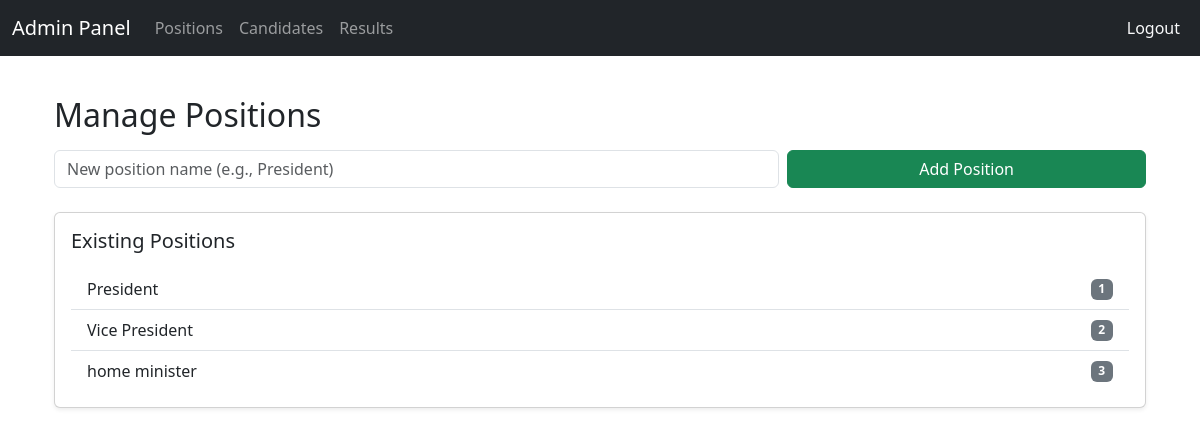
/admin/positions (signed in), run on the app's committed database.
### tables this page shows
CREATE TABLE positions (
        id INTEGER PRIMARY KEY AUTOINCREMENT,
        name TEXT NOT NULL UNIQUE
    );

### app.py (the view, shortened to what this page needs)
@app.route("/admin/positions", methods=["GET","POST"])
@admin_required
def admin_positions():
    positions = get_positions()
    return render_template("admin_positions.html", positions=positions)

### app.py (called while the page is built)
def admin_required(fn):
    from functools import wraps
    @wraps(fn)
    def wrapper(*a, **k):
        if not session.get("is_admin"):
            flash("Admin login required.", "danger"); return redirect(url_for("admin_login"))
        return fn(*a, **k)
    return wrapper

### db.py (called while the page is built)
def get_connection():
    conn = sqlite3.connect(DB_PATH)
    conn.row_factory = sqlite3.Row
    return conn

def get_positions():
    with get_connection() as conn:
        cur = conn.cursor()
        cur.execute("SELECT * FROM positions ORDER BY name")
        return cur.fetchall()

### templates/admin_positions.html (shortened to what this page needs)
{% extends "admin_layout.html" %}
{% block content %}
<div class="py-4">
  <div class="container">
    <h2 class="mb-3">Manage Positions</h2>
    <form method="post" class="row g-2 mb-4">
      <div class="col-md-8">
        <input type="text" name="name" class="form-control" placeholder="New position name (e.g., President)" required />
      </div>
      <div class="col-md-4">
        <button class="btn btn-success w-100" type="submit">Add Position</button>
      </div>
    </form>
    <div class="card shadow-sm">
      <div class="card-body">
        <h5 class="card-title mb-3">Existing Positions</h5>
        {% if positions %}
          <ul class="list-group list-group-flush">
            {% for p in positions %}
              <li class="list-group-item d-flex justify-content-between align-items-center">
                <span>{{ p['name'] }}</span>
                <span class="badge bg-secondary">{{ p['id'] }}</span>
              </li>
            {% endfor %}
          </ul>
        {% else %}
          <div class="text-muted small">No positions defined yet.</div>
        {% endif %}
      </div>
    </div>
  </div>
</div>
{% endblock %}

### templates/admin_layout.html (style rules this page uses)
body { padding-top: 72px; }

### data on the page
positions: name "President", id "1"
positions: name "Vice President", id "2"
positions: name "home minister", id "3"
